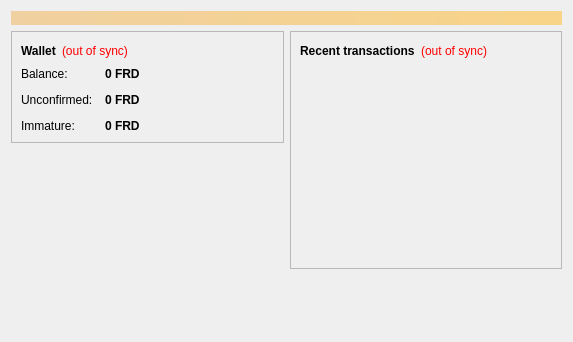
<?xml version="1.0" encoding="UTF-8"?>
<ui version="4.0">
 <class>OverviewPage</class>
 <widget class="QWidget" name="OverviewPage">
  <property name="geometry">
   <rect>
    <x>0</x>
    <y>0</y>
    <width>573</width>
    <height>342</height>
   </rect>
  </property>
  <property name="windowTitle">
   <string>Form</string>
  </property>
  <layout class="QVBoxLayout" name="topLayout">
   <item>
    <widget class="QLabel" name="labelAlerts">
     <property name="visible">
      <bool>false</bool>
     </property>
     <property name="styleSheet">
      <string notr="true">background-color: qlineargradient(x1: 0, y1: 0, x2: 1, y2: 0, stop:0 #F0D0A0, stop:1 #F8D488); color:#000000;</string>
     </property>
     <property name="wordWrap">
      <bool>true</bool>
     </property>
     <property name="margin">
      <number>3</number>
     </property>
    </widget>
   </item>
   <item>
    <layout class="QHBoxLayout" name="horizontalLayout" stretch="1,1">
     <item>
      <layout class="QVBoxLayout" name="verticalLayout_2">
       <item>
        <widget class="QFrame" name="frame">
         <property name="frameShape">
          <enum>QFrame::StyledPanel</enum>
         </property>
         <property name="frameShadow">
          <enum>QFrame::Raised</enum>
         </property>
         <layout class="QVBoxLayout" name="verticalLayout_4">
          <item>
           <layout class="QHBoxLayout" name="horizontalLayout_4">
            <item>
             <widget class="QLabel" name="label_5">
              <property name="font">
               <font>
                <weight>75</weight>
                <bold>true</bold>
               </font>
              </property>
              <property name="text">
               <string>Wallet</string>
              </property>
             </widget>
            </item>
            <item>
             <widget class="QLabel" name="labelWalletStatus">
              <property name="toolTip">
               <string>The displayed information may be out of date. Your wallet automatically synchronizes with the Freudcoin network after a connection is established, but this process has not completed yet.</string>
              </property>
              <property name="styleSheet">
               <string notr="true">QLabel { color: red; }</string>
              </property>
              <property name="text">
               <string notr="true">(out of sync)</string>
              </property>
              <property name="alignment">
               <set>Qt::AlignLeading|Qt::AlignLeft|Qt::AlignVCenter</set>
              </property>
             </widget>
            </item>
            <item>
             <spacer name="horizontalSpacer_2">
              <property name="orientation">
               <enum>Qt::Horizontal</enum>
              </property>
              <property name="sizeHint" stdset="0">
               <size>
                <width>40</width>
                <height>20</height>
               </size>
              </property>
             </spacer>
            </item>
           </layout>
          </item>
          <item>
           <layout class="QFormLayout" name="formLayout_2">
            <property name="fieldGrowthPolicy">
             <enum>QFormLayout::AllNonFixedFieldsGrow</enum>
            </property>
            <property name="horizontalSpacing">
             <number>12</number>
            </property>
            <property name="verticalSpacing">
             <number>12</number>
            </property>
            <item row="0" column="0">
             <widget class="QLabel" name="label">
              <property name="text">
               <string>Balance:</string>
              </property>
             </widget>
            </item>
            <item row="0" column="1">
             <widget class="QLabel" name="labelBalance">
              <property name="font">
               <font>
                <weight>75</weight>
                <bold>true</bold>
               </font>
              </property>
              <property name="cursor">
               <cursorShape>IBeamCursor</cursorShape>
              </property>
              <property name="toolTip">
               <string>Your current balance</string>
              </property>
              <property name="text">
               <string notr="true">0 FRD</string>
              </property>
              <property name="textInteractionFlags">
               <set>Qt::LinksAccessibleByMouse|Qt::TextSelectableByKeyboard|Qt::TextSelectableByMouse</set>
              </property>
             </widget>
            </item>
            <item row="1" column="0">
             <widget class="QLabel" name="label_3">
              <property name="text">
               <string>Unconfirmed:</string>
              </property>
             </widget>
            </item>
            <item row="1" column="1">
             <widget class="QLabel" name="labelUnconfirmed">
              <property name="font">
               <font>
                <weight>75</weight>
                <bold>true</bold>
               </font>
              </property>
              <property name="cursor">
               <cursorShape>IBeamCursor</cursorShape>
              </property>
              <property name="toolTip">
               <string>Total of transactions that have yet to be confirmed, and do not yet count toward the current balance</string>
              </property>
              <property name="text">
               <string notr="true">0 FRD</string>
              </property>
              <property name="textInteractionFlags">
               <set>Qt::LinksAccessibleByMouse|Qt::TextSelectableByKeyboard|Qt::TextSelectableByMouse</set>
              </property>
             </widget>
            </item>
            <item row="2" column="0">
             <widget class="QLabel" name="labelImmatureText">
              <property name="text">
               <string>Immature:</string>
              </property>
             </widget>
            </item>
            <item row="2" column="1">
             <widget class="QLabel" name="labelImmature">
              <property name="font">
               <font>
                <weight>75</weight>
                <bold>true</bold>
               </font>
              </property>
              <property name="toolTip">
               <string>Mined balance that has not yet matured</string>
              </property>
              <property name="text">
               <string notr="true">0 FRD</string>
              </property>
              <property name="textInteractionFlags">
               <set>Qt::LinksAccessibleByMouse|Qt::TextSelectableByKeyboard|Qt::TextSelectableByMouse</set>
              </property>
             </widget>
            </item>
           </layout>
          </item>
         </layout>
        </widget>
       </item>
       <item>
        <spacer name="verticalSpacer">
         <property name="orientation">
          <enum>Qt::Vertical</enum>
         </property>
         <property name="sizeHint" stdset="0">
          <size>
           <width>20</width>
           <height>40</height>
          </size>
         </property>
        </spacer>
       </item>
      </layout>
     </item>
     <item>
      <layout class="QVBoxLayout" name="verticalLayout_3">
       <item>
        <widget class="QFrame" name="frame_2">
         <property name="frameShape">
          <enum>QFrame::StyledPanel</enum>
         </property>
         <property name="frameShadow">
          <enum>QFrame::Raised</enum>
         </property>
         <layout class="QVBoxLayout" name="verticalLayout">
          <item>
           <layout class="QHBoxLayout" name="horizontalLayout_2">
            <item>
             <widget class="QLabel" name="label_4">
              <property name="text">
               <string>&lt;b&gt;Recent transactions&lt;/b&gt;</string>
              </property>
             </widget>
            </item>
            <item>
             <widget class="QLabel" name="labelTransactionsStatus">
              <property name="toolTip">
               <string>The displayed information may be out of date. Your wallet automatically synchronizes with the Freudcoin network after a connection is established, but this process has not completed yet.</string>
              </property>
              <property name="styleSheet">
               <string notr="true">QLabel { color: red; }</string>
              </property>
              <property name="text">
               <string notr="true">(out of sync)</string>
              </property>
              <property name="alignment">
               <set>Qt::AlignRight|Qt::AlignTrailing|Qt::AlignVCenter</set>
              </property>
             </widget>
            </item>
            <item>
             <spacer name="horizontalSpacer">
              <property name="orientation">
               <enum>Qt::Horizontal</enum>
              </property>
              <property name="sizeHint" stdset="0">
               <size>
                <width>40</width>
                <height>20</height>
               </size>
              </property>
             </spacer>
            </item>
           </layout>
          </item>
          <item>
           <widget class="QListView" name="listTransactions">
            <property name="styleSheet">
             <string notr="true">QListView { background: transparent; }</string>
            </property>
            <property name="frameShape">
             <enum>QFrame::NoFrame</enum>
            </property>
            <property name="verticalScrollBarPolicy">
             <enum>Qt::ScrollBarAlwaysOff</enum>
            </property>
            <property name="horizontalScrollBarPolicy">
             <enum>Qt::ScrollBarAlwaysOff</enum>
            </property>
            <property name="selectionMode">
             <enum>QAbstractItemView::NoSelection</enum>
            </property>
           </widget>
          </item>
         </layout>
        </widget>
       </item>
       <item>
        <spacer name="verticalSpacer_2">
         <property name="orientation">
          <enum>Qt::Vertical</enum>
         </property>
         <property name="sizeHint" stdset="0">
          <size>
           <width>20</width>
           <height>40</height>
          </size>
         </property>
        </spacer>
       </item>
      </layout>
     </item>
    </layout>
   </item>
  </layout>
 </widget>
 <resources/>
 <connections/>
</ui>
